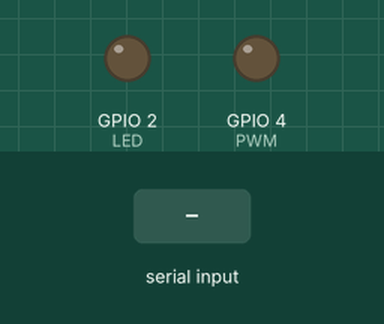
A sketch run on a simulated ESP32. Parts: output pins drawn as LEDs (lit = HIGH). The inputs (shaded band) are chosen by the test bench.

Above: at 1.2 s.
1.3 s: byte 30 received over Serial
At 2.4 s:
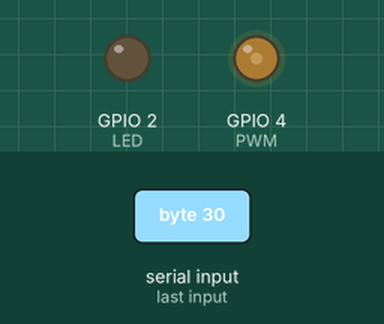
2.8 s: byte 90 received over Serial
At 3.6 s:
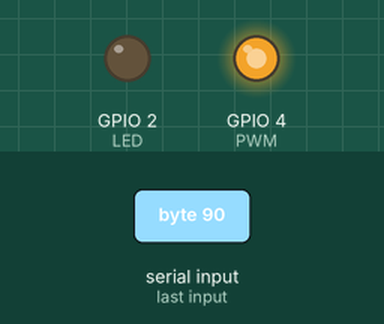
4.3 s: byte 120 received over Serial
At 4.7 s:
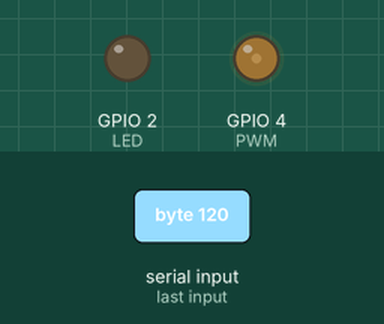
Timing chart, 0 to 7.3 s (numbered marks = the images above; inputs shaded):
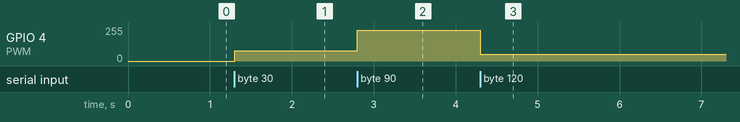

Measured:
- after the input at 1.3 s, GPIO 4 (PWM): 0/255 → 76/255 at once
- after the input at 2.8 s, GPIO 4 (PWM): 76/255 → 229/255 at once
- after the input at 4.3 s, GPIO 4 (PWM): 229/255 → 50/255 at once

The sketch:

firmware.ino
```cpp
#include <Arduino.h>
#include <stdio.h>
#include <stdint.h>
#include <stddef.h>
#include <string.h>
#include "esp_log.h"
#include "driver/gpio.h"
#include "esp_timer.h"
#define LED 2
#define PWM 4
#define AnalogInput 34
int sensorValue = 0;
byte duty_cycle = 0;
byte incomingByte = 0;
float manipulation = 0;
void setup() {
  Serial.begin(9600); // opens serial port, sets data rate to 9600 bps
  pinMode(PWM, OUTPUT);
  pinMode(LED, OUTPUT);
  }
void loop() {
  if (Serial.available() > 0) {
    digitalWrite(LED, 1);
    incomingByte = Serial.read(); // read the incoming byte:
    if (incomingByte == 255){
      sensorValue = analogRead(AnalogInput);
      Serial.write((sensorValue >> 8) & 0xFF); // Send the upper byte first
      Serial.write((sensorValue & 0xFF)); // Send the lower byte after
    }else{
      manipulation=map(incomingByte, 0, 100, 0, 255);
      duty_cycle=manipulation;
      analogWrite(PWM, duty_cycle);
    }
    Serial.flush();
    digitalWrite(LED, 0);
  }
}
```
